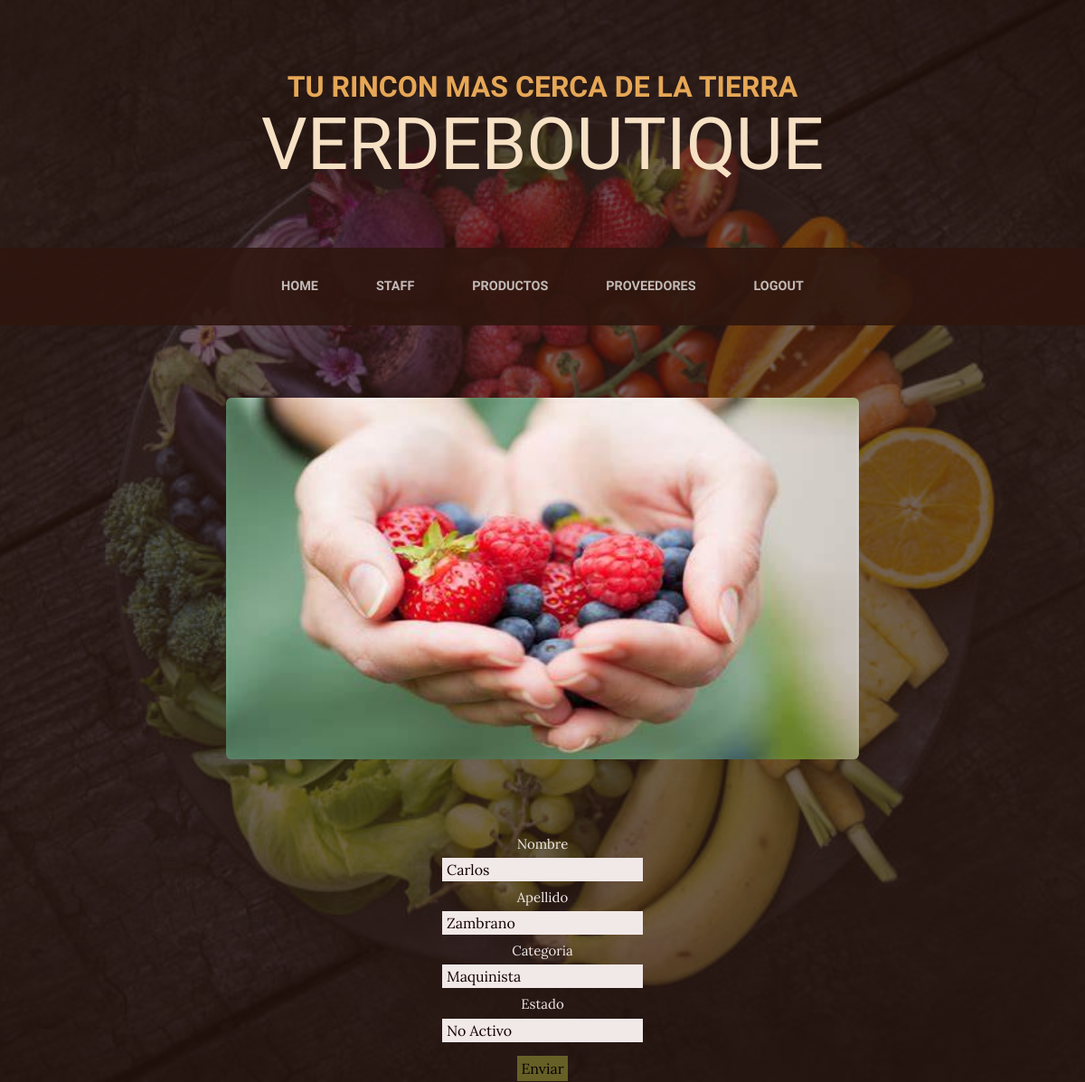
/Tienda/editar_staff/2, run on the app's committed database.
### Tienda/models.py (models this page shows, shortened)
class Staff(models.Model):
    sname = models.CharField(max_length=50)
    slname = models.CharField(max_length=50)
    scateg = models.CharField(max_length=50, null=True)
    sstatus = models.CharField(max_length=50)

### Tienda/views.py (the view)
# urls.py: path("editar_staff/<int:id>", views.edit_staff, name="edit_staff"),
def edit_staff(request,id):
    staff = Staff.objects.get(id=id)
    if request.method == "POST":
        formulario = Staff_formulario(request.POST)
        if formulario.is_valid():
            datos = formulario.cleaned_data
            staff.sname = datos["sname"]
            staff.slname = datos["slname"]
            staff.scateg= datos["scateg"]
            staff.sstatus= datos["sstatus"]
            staff.save()
            staff = Staff.objects.all()
            return render(request, "nosotros.html", {"staff":staff})
    else:
        formulario = Staff_formulario(initial={"sname": staff.sname, "slname":staff.slname, "scateg":staff.scateg, "sstatus":staff.sstatus})
    return render(request, "Staff_edit.html", {"formulario":formulario, "staff":staff})

### Tienda/forms.py
class Staff_formulario(forms.Form):
    sname = forms.CharField(max_length=50)
    slname = forms.CharField(max_length=50)
    scateg = forms.CharField(max_length=50)
    sstatus = forms.CharField(max_length=50)

### Tienda/template/Staff_edit.html (shortened to what this page needs)
{%extends "home.html"%}
{%load static%}
{%block contenido%}
    <div class="centered-form">
        <form action="{%url 'edit_staff' staff.id%}" method="POST">
            <p>Nombre</p>
            {{formulario.sname}}
            <p>Apellido</p>
            {{formulario.slname}}
            <p>Categoria</p>
            {{formulario.scateg}}
            <p>Estado</p>
            {{formulario.sstatus}}
            <button>Enviar</button>
        </form>
    </div>
{%endblock%}
{%block encabezado%}
<section class="page-section clearfix">
    <div class="container">
        <div class="" style="text-align: center;">
            <img class="intro-img img-fluid mb-3 mb-lg-0 rounded" src="{% static 'Tienda/assets/img/hand.jpg' %}" alt="..." style="width: 700px; height:400px;" />
        </div>
    </div>
</section>
{%endblock%}

### Tienda/template/Staff_edit.html (style rules this page uses)
.centered-form { max-width: 250px; margin: 0 auto; text-align: center; background-color: none; padding: 1px; }
input[type="text"], input[type="numbre"] { color:rgb(20, 1, 1); background-color: rgb(241, 232, 232); border: none; padding: 1px 5px; margin-bottom: 5px; }
button { background-color: rgb(102, 96, 39); color: rgb(7, 0, 0); padding: 2px 4px; border: none; cursor: pointer; margin-top: 10px; }
p { font-size: 15px; color: rgb(240, 233, 233); margin-bottom: 2px; }

### data on the page
Staff: sname "Carlos", slname "Zambrano", scateg "Maquinista", sstatus "No Activo"
